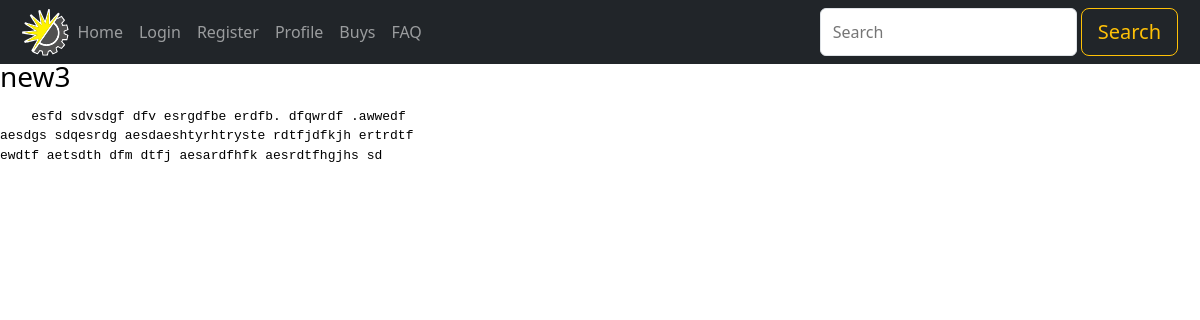
/news/3/, run on an earlier commit of the app's database.
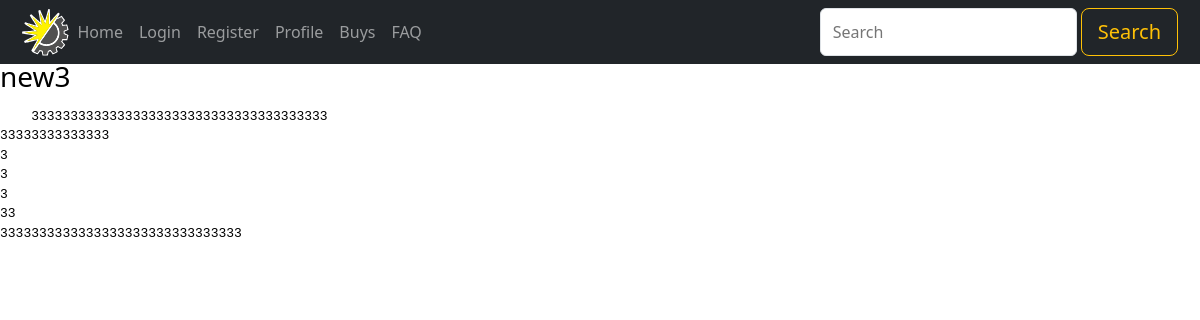
And on a later commit of the database.
### apps/shop/models.py (models this page shows, shortened)
class News(models.Model):
    date = models.DateField(auto_now_add=True, editable=False)
    title = models.CharField(max_length=64, blank=True)
    content = models.TextField()
    class Meta:
        verbose_name = "news"
        verbose_name_plural = "news"

### apps/shop/views.py (the view)
# urls.py: re_path(r'news/(?P<pk>.+)/$', views.NewsDetailView.as_view(), name='news-detail'),
class NewsDetailView(generic.DetailView):
    model = News

### apps/core/template_tools/exec.py (called while the page is built)
    def render(self, context):
        clist = list(context)
        clist.reverse()
        context_dict = {}
        for c in clist:
            context_dict.update(c)
            for item in c:
                if isinstance(item, dict):
                    context_dict.update(item)
        try:
            exec_locals = {}
            exec(self.tag_arg, context_dict, exec_locals)
        except IndentationError as e:
            raise
        except SyntaxError as e:
            raise SyntaxError(
                "Make sure you don't use special dot notation and other quirks of template syntax.") from e
        else:
            for key, value in exec_locals.items():
                context[key] = value
            return ''

### apps/shop/templates/shop/news_detail.html
{% extends "shop/base.html" %}
{% block content %}
<article>
  <h1>{{ news.title }}</h1>
  <pre>
    {{ news.content }}
  </pre>
</article>
{% endblock %}

What changed in the data, as far as the page shows it:
changed News "new3": content "esfd sdvsdgf dfv esrgdfbe erdfb. dfqwrdf .awwedf aesdgs sdqesrdg aesdaeshtyrhtryste rdtfjdfkjh ertrdtf ewdtf aetsdth dfm dtfj aesardfhfk aesrdtfhgjhs sd" → "33333333333333333333333333333333333333 33333333333333 3 3 3 33 3333333333333333333333333333333"
